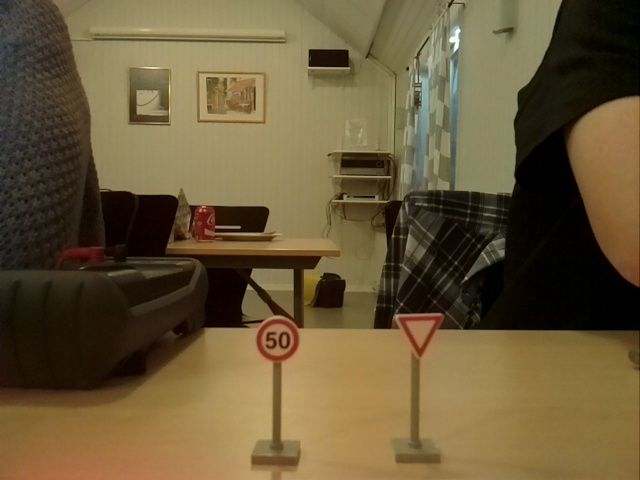
#> input picture Vision/signtest1.jpg, 640 x 480 px
$ python ContourFinder.py   (Python 2 division)
#> lines starting #> are read from the running program, lines starting #| are printed output that depends on the picture; after the words box and inside, x2 and y2 are one past the last pixel; in counts of white or black regions, pixels touching at a corner belong together
#> further down, frame is the input picture: shape (480, 640, 3); mean B, G, R 56.5, 88.5, 105.1
__author__ = 'teddycool'

import cv2
import numpy as np

class ContourFinder(object):

    def __init__(self):
        return


    def initialize(self):
        return

    def update(self, frame):
        self._cnts= []
        gray = cv2.cvtColor(frame, cv2.COLOR_BGR2GRAY)
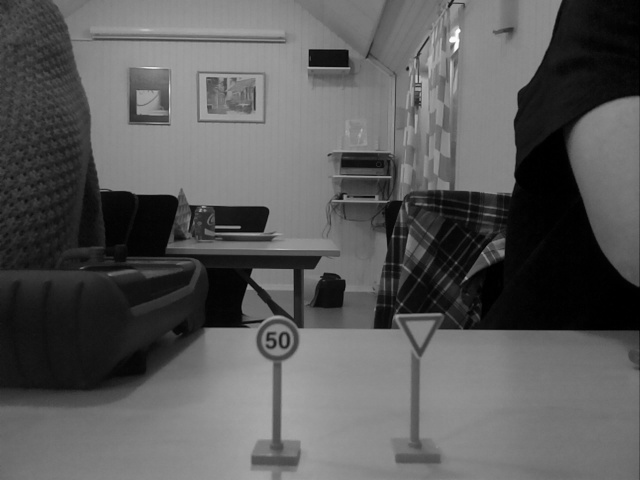
#> gray: shape (480, 640); min 0, max 253, mean 89.8
        blurred = cv2.GaussianBlur(gray, (5, 5), 0)
        edged = cv2.Canny(blurred, 30, 150)
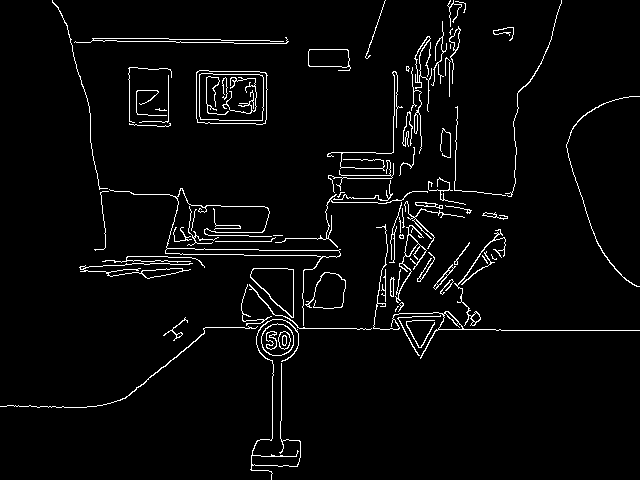
#> edged: shape (480, 640); 3.5% white in thin lines or dots
        (cnts, _) = cv2.findContours(edged.copy(), cv2.RETR_EXTERNAL, cv2.CHAIN_APPROX_SIMPLE)
#> cnts = 76 contours, 46 with area under 20; largest, box (x1, y1, x2, y2) and area: (196, 70, 268, 125) 3634, (250, 268, 294, 318) 1286, (109, 188, 341, 326) 966, (261, 323, 294, 356) 823, (308, 49, 351, 71) 688
#> (the run stopped early here; a loop or call above may not have finished)
